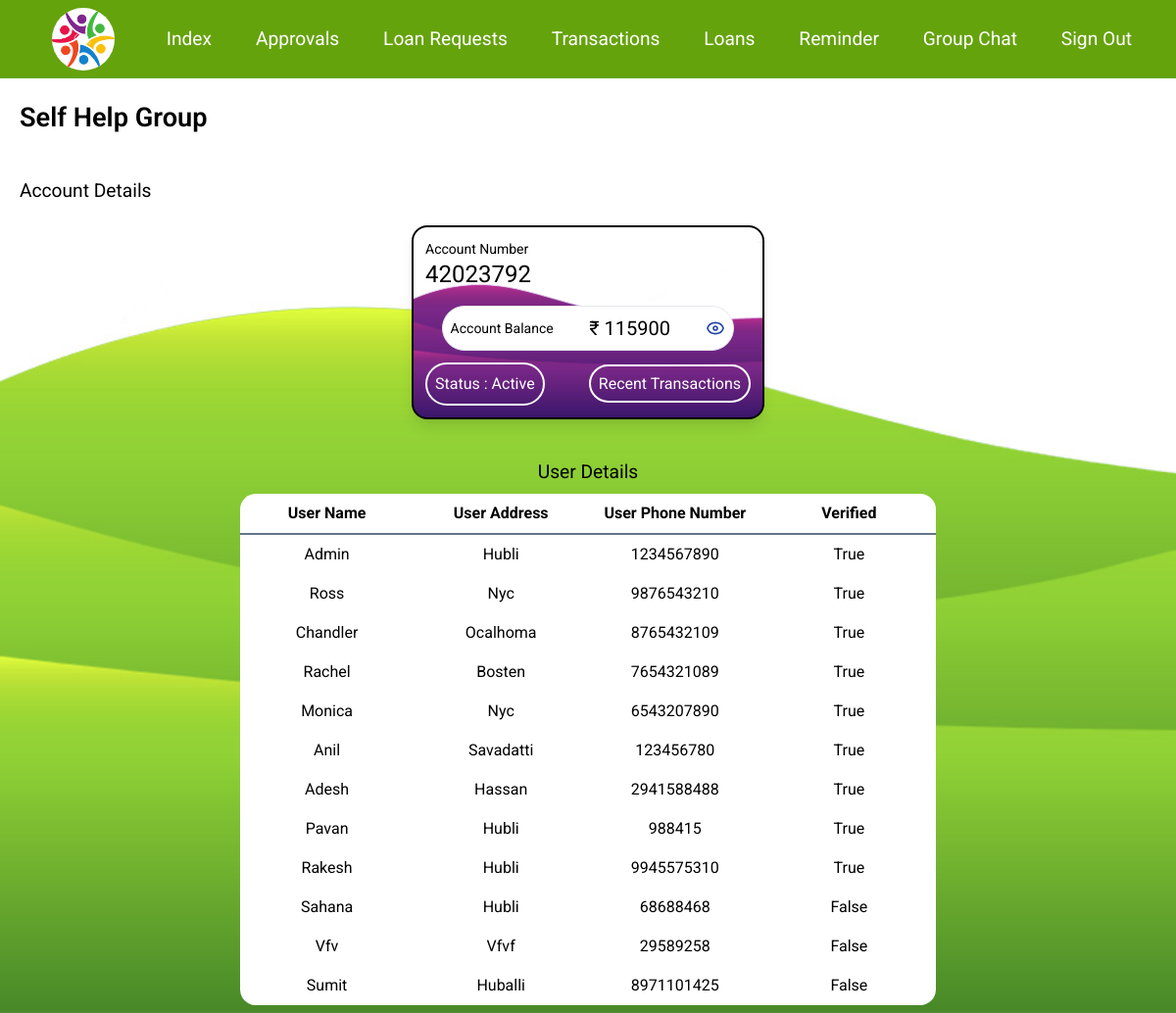
The page / (signed in) on the database its author committed.
### dbsetup.py (models this page shows, shortened)
class Account(Base):
    __tablename__ = 'account'
    id = Column(Integer, primary_key = True, autoincrement=True)
    account_no = Column(Integer,unique=True)
    user_id = Column(Integer,ForeignKey('users.id'))
    users = relationship(Users)
    account_type = Column(String)
    balance = Column(Integer)
    status = Column(Text, default = Text("active"))
    created_at=Column(DateTime)
    UniqueConstraint("account_no","user_id")

class Users(Base):
    __tablename__ = 'users'
    id = Column(Integer, primary_key = True, autoincrement=True)
    username = Column(Text)
    password = Column(Text)
    address = Column(Text)
    phone = Column(Integer , unique=True)
    role = Column(String)
    salt = Column(LargeBinary)
    verified = Column(Boolean)

### app.py (the view)
@app.route('/', methods=['GET', 'POST'])
def main():
    if 'user' in session: # check for user session
        if session['role'] == 'admin':
            account=dbsession.query(Account).filter(Account.user_id == session['id'])
            users=dbsession.query(Users)
            return render_template('admin.html',account=account,users=users)
        elif session['role']  == 'user':
            account=dbsession.query(Account).filter(Account.user_id == session['id'])
            users=dbsession.query(Users).filter(Users.id == session['id'])
            return render_template('index.html', account=account, users=users)
    return redirect(url_for('about'))

### templates/admin.html (shortened to what this page needs)
{% extends "layout.html" %}
{% block content %}
<div class="">
    <h1 class="p-5 text-[1.7rem] font-semibold">Self Help Group</h1>
    <p class="p-5 text-[1.2rem] font-Medium ">Account Details</p>
    <div class="flex justify-center ">
        <div class="shadow-lg hover:shadow-xl border-2 border-black rounded-2xl p-3 w-[30%] max-md:w-[85%] max-lg:w-[50%] bg-[url('/static/images/card1.jpg')] bg-left-bottom bg-cover bg-no-repeat">
            {% for data in account %}
            <p class="text-sm">Account Number</p>
            <p class="max-md:text-lg pb-4 text-2xl">{{data.account_no}}</p>
            <div class="border-[1px] flex bg-white rounded-3xl mx-[5%] p-2 justify-between items-center">
                <p class="text-sm">Account Balance</p>
                <p class="balance text-xl"> ₹ {{data.balance}}</p>
                <img src="static/images/view.svg" alt="" class="eye">
            </div>
            <div class="max-md:text-sm text-white mt-3 flex justify-between items-center">
                <p class="border-2 border-white rounded-3xl p-2">Status : {{data.status.capitalize()}}</p>
                <p><a href="{{ url_for('transactions') }}" class="border-2 border-white rounded-3xl p-2">Recent Transactions</a></p>
            </div>
            {% endfor %}
        </div>
    </div>
<div class="flex justify-center pt-10 text-[1.2rem] font-Medium">User Details</div>
<div class="flex justify-center p-2 ">
    {% if users %}
    <table class="max-md:w-[80%] w-[60%] bg-white table-fixed rounded-2xl">
        <tr class="max-md:text-sm border-b-2 border-slate-500"><th class="p-2">User Name</th><th>User Address</th><th>User Phone Number</th><th>Verified</th></tr>
        {% for user in users %}
        <tr class="max-md:text-sm p-5 text-center">
            <td class="p-2">{{user.username.capitalize()}}</td>
            <td>{{user.address.capitalize()}}</td>
            <td>{{user.phone}}</td>
            <td>{{user.verified}}</td>
        </tr>
        {% endfor %}
    </table>
    {% else %}
    <div class="text-center">No users in the DateBase </div>
    {% endif %}
</div>
</div>
{% endblock %}

### static/css/style.css (style rules this page uses)
* { margin: 0; padding: 0; box-sizing: border-box; font-family: 'Roboto', sans-serif; }
:root { --main-bg-color:black; }
body { color: var(--main-bg-color); }

### rows shown on the page
Account: account_no "42023792", balance "115900", status "Active"
Users: username "Admin", address "Hubli", phone "1234567890", verified "True"
Users: username "Ross", address "Nyc", phone "9876543210", verified "True"
Users: username "Chandler", address "Ocalhoma", phone "8765432109", verified "True"
Users: username "Rachel", address "Bosten", phone "7654321089", verified "True"
Users: username "Monica", address "Nyc", phone "6543207890", verified "True"
Users: username "Anil", address "Savadatti", phone "123456780", verified "True"
Users: username "Adesh", address "Hassan", phone "2941588488", verified "True"
Users: username "Pavan", address "Hubli", phone "988415", verified "True"
Users: username "Rakesh", address "Hubli", phone "9945575310", verified "True"
Users: username "Sahana", address "Hubli", phone "68688468", verified "False"
Users: username "Vfv", address "Vfvf", phone "29589258", verified "False"
Users: username "Sumit", address "Huballi", phone "8971101425", verified "False"
